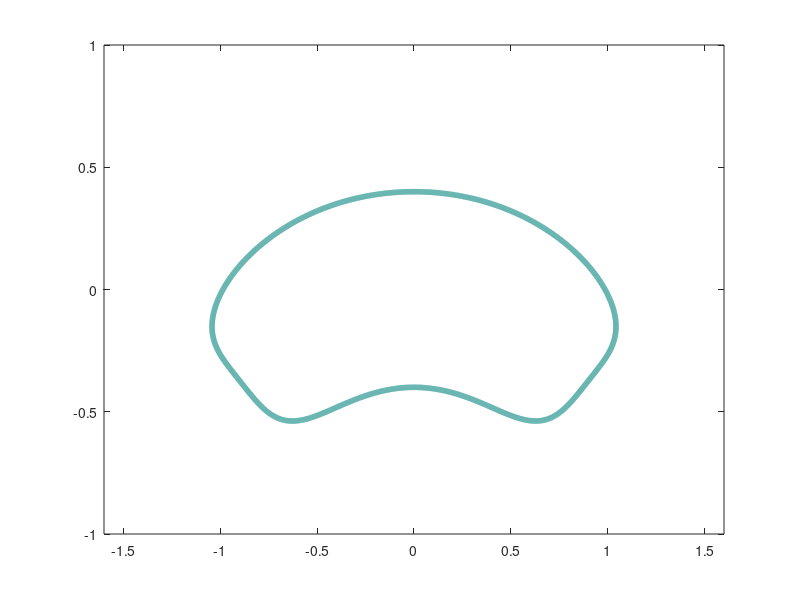

MATLAB code for this plot:
function PlotGoalsObstacles()

    p = 4;
    sigma = [1, 0.4, pi/20];
    theta_k = pi/2;
    k = theta_k/(2*sigma(1));
    c = 1;
    theta0 = sign(k)*pi/2;
    [x,y] = meshgrid(-1.6:0.001:1.6, -1:0.001:1);

    x_new = k.*x;
    y_new = k.*y + 1;

    R = ((x_new).^2 + (y_new).^2).^(1/2);
    theta = atan2(y_new, x_new);

    alpha = abs(R - c)/sigma(2);
    beta = abs(theta - theta0)/sigma(1);

    Hg = abs(k) - (alpha.^(p) + beta.^(p)).^(1/p);

    contour(x, y, Hg,[0, 0], 'LineWidth', 4, 'ShowText', 'off');
    hold on
    
end
